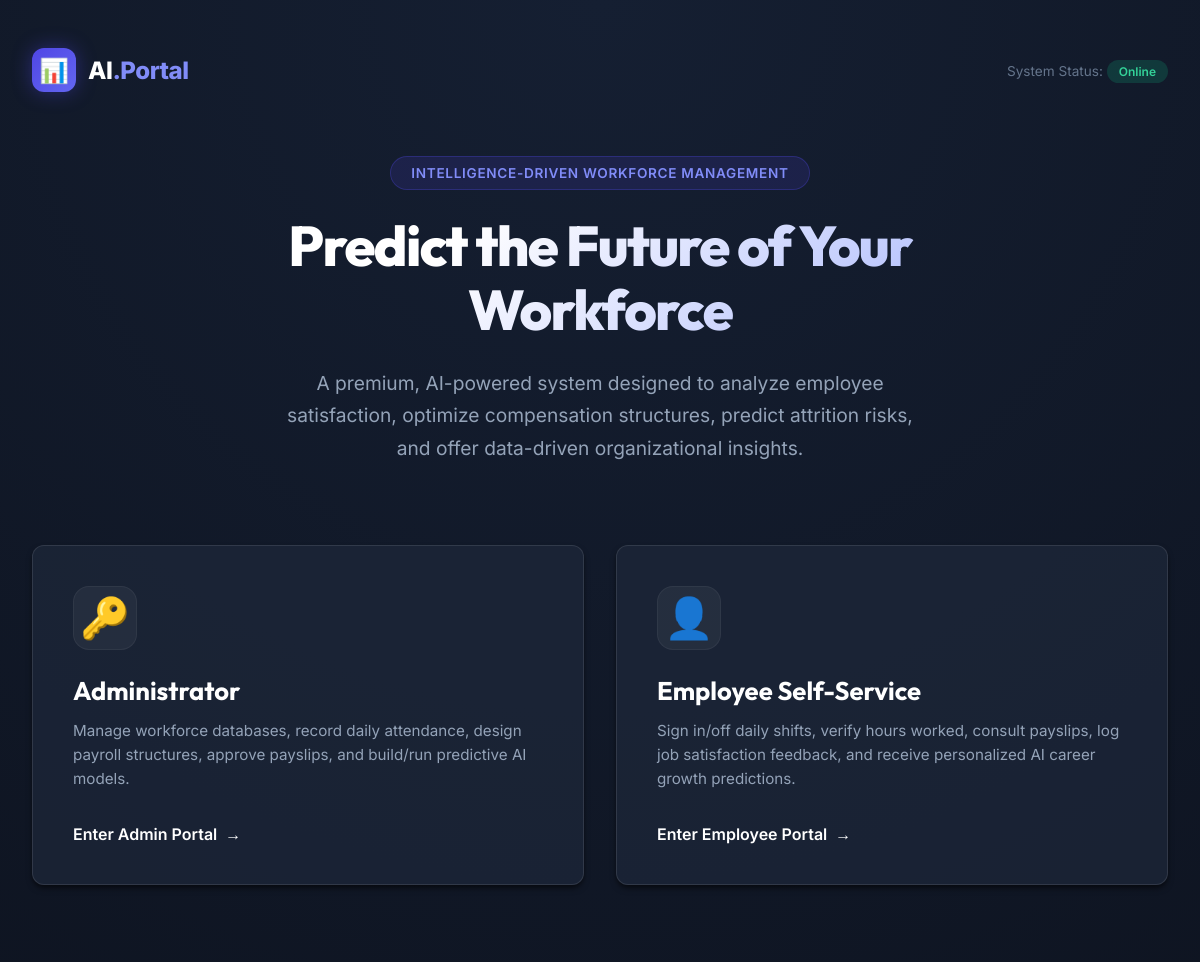
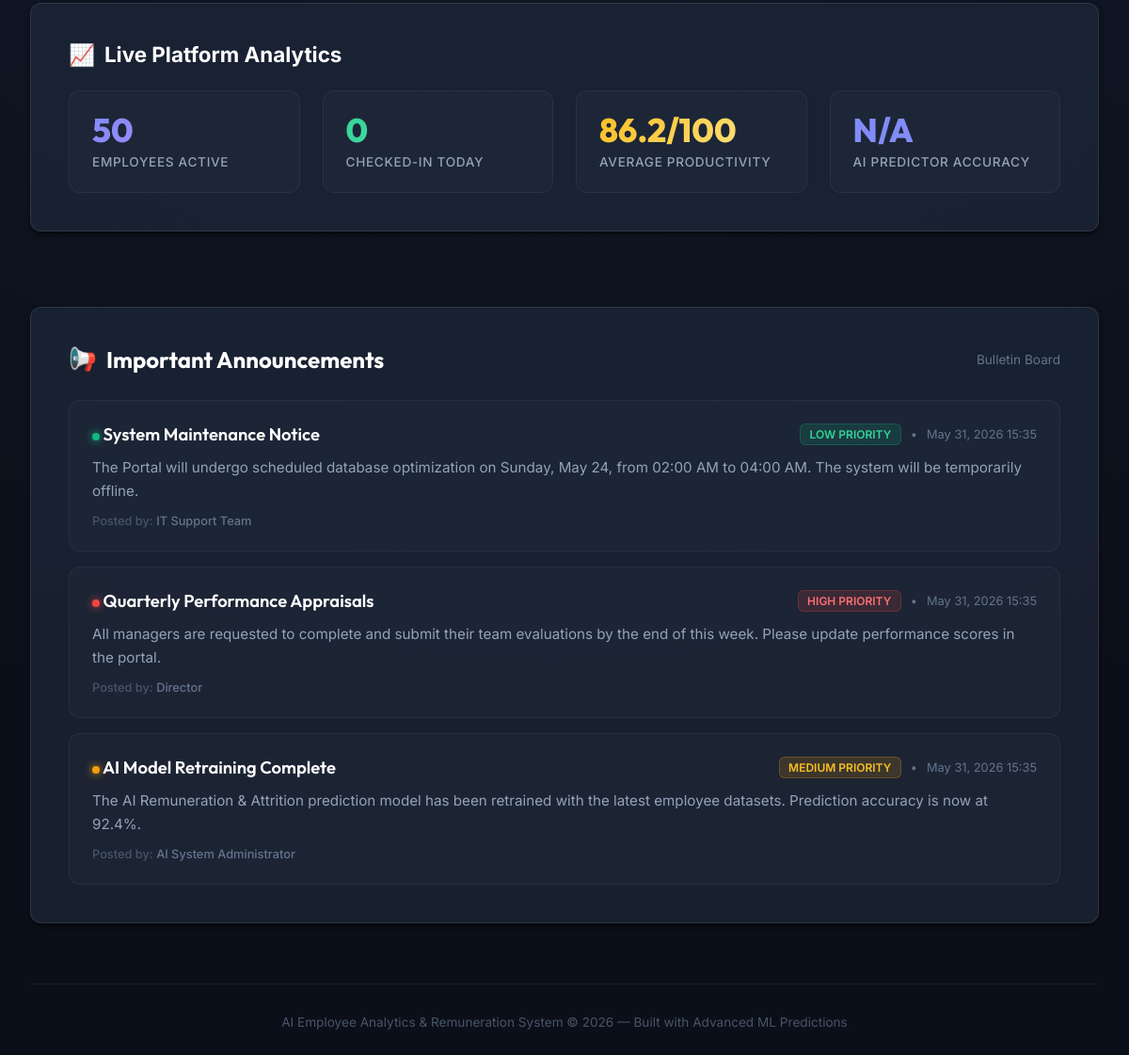
The page / on the database its author committed (2 pictures, top to bottom).
### tables this page shows
CREATE TABLE IF NOT EXISTS announcements (
    id INT AUTO_INCREMENT PRIMARY KEY,
    title VARCHAR(255) NOT NULL,
    content TEXT NOT NULL,
    priority ENUM('low', 'medium', 'high') DEFAULT 'medium',
    created_at TIMESTAMP DEFAULT CURRENT_TIMESTAMP,
    author VARCHAR(100) DEFAULT 'Administration'
);

### index.php (the view, shortened to what this page needs)
<?php
require 'php/db.php';
$totalEmployees = 0;
$activeToday = 0;
$avgProductivity = 0.0;
$modelAccuracy = 'N/A';
try {
    $totalEmployees = $pdo->query("SELECT COUNT(*) FROM employees")->fetchColumn();
    $activeToday = $pdo->query("SELECT COUNT(DISTINCT employee_id) FROM attendance_daily WHERE date = CURDATE() AND status = 'present'")->fetchColumn();
    $avgProductivityVal = $pdo->query("SELECT AVG(productivity_score) FROM performance")->fetchColumn();
    if ($avgProductivityVal !== null) {
        $avgProductivity = round($avgProductivityVal, 1);
    }
} catch (PDOException $e) {
}
$announcements = [];
try {
    $stmt = $pdo->query("SELECT * FROM announcements ORDER BY created_at DESC LIMIT 5");
    $announcements = $stmt->fetchAll();
} catch (PDOException $e) {
}
?>
<!DOCTYPE html>
<html lang="en">
<head>
    <link rel="stylesheet" href="css/style.css">
</head>
<body class="animate-fade-in">
    <div class="landing-wrapper">
        <header class="landing-header">
            <a href="index.php" class="logo-wrap">
                <div class="logo-icon">📊</div>
                <div class="logo-text">AI<span>.Portal</span></div>
            </a>
            <div class="header-status">
                <span style="font-size: 0.85rem; color: #64748B;">System Status: <span class="badge badge-success">Online</span></span>
            </div>
        </header>
        <section class="hero-section">
            <span class="badge-pill">Intelligence-Driven Workforce Management</span>
            <h1 class="hero-title">Predict the Future of Your Workforce</h1>
            <p class="hero-subtitle">
                A premium, AI-powered system designed to analyze employee satisfaction, optimize compensation structures, predict attrition risks, and offer data-driven organizational insights.
            </p>
        </section>
        <section class="portals-grid">
            <div class="portal-card glass-panel" onclick="location.href='auth/admin_login.php'">
                <div>
                    <div class="portal-icon">🔑</div>
                    <h2 class="portal-title">Administrator</h2>
                    <p class="portal-desc">
                        Manage workforce databases, record daily attendance, design payroll structures, approve payslips, and build/run predictive AI models.
                    </p>
                </div>
                <a href="auth/admin_login.php" class="portal-action-btn">
                    Enter Admin Portal <span class="arrow-icon">&rarr;</span>
                </a>
            </div>
            <div class="portal-card glass-panel" onclick="location.href='auth/employee_login.php'">
                <div>
                    <div class="portal-icon">👤</div>
                    <h2 class="portal-title">Employee Self-Service</h2>
                    <p class="portal-desc">
                        Sign in/off daily shifts, verify hours worked, consult payslips, log job satisfaction feedback, and receive personalized AI career growth predictions.
                    </p>
                </div>
                <a href="auth/employee_login.php" class="portal-action-btn">
                    Enter Employee Portal <span class="arrow-icon">&rarr;</span>
                </a>
            </div>
        </section>
        <section class="stats-dashboard glass-panel animate-fade-in delay-1">
            <div class="stats-title-main">
                <span>📈</span> Live Platform Analytics
            </div>
            <div class="stats-grid">
                <div class="stat-box">
                    <div class="stat-num gradient-text-1"><?= $totalEmployees ?></div>
                    <div class="stat-lbl">Employees Active</div>
                </div>
                <div class="stat-box">
                    <div class="stat-num gradient-text-2"><?= $activeToday ?></div>
                    <div class="stat-lbl">Checked-in Today</div>
                </div>
                <div class="stat-box">
                    <div class="stat-num gradient-text-3"><?= $avgProductivity ?>/100</div>
                    <div class="stat-lbl">Average Productivity</div>
                </div>
                <div class="stat-box">
                    <div class="stat-num" style="color: #818CF8;"><?= $modelAccuracy ?></div>
                    <div class="stat-lbl">AI Predictor Accuracy</div>
                </div>
            </div>
        </section>
        <section class="bulletin-panel glass-panel animate-fade-in delay-2">
            <div class="bulletin-header">
                <h2 class="bulletin-title">
                    <span>📢</span> Important Announcements
                </h2>
                <span style="font-size: 0.85rem; color: #64748B;">Bulletin Board</span>
            </div>
            <div class="announcements-list">
                <?php if (!empty($announcements)): ?>
                    <?php foreach ($announcements as $ann): ?>
                        <div class="announcement-item">
                            <div class="announcement-top">
                                <h3 class="announcement-title">
                                    <span class="priority-dot <?= htmlspecialchars($ann['priority']) ?>"></span>
                                    <?= htmlspecialchars($ann['title']) ?>
                                </h3>
                                <div class="announcement-meta">
                                    <span class="announcement-badge <?= htmlspecialchars($ann['priority']) ?>"><?= htmlspecialchars($ann['priority']) ?> Priority</span>
                                    <span>&bull;</span>
                                    <span><?= date('M d, Y H:i', strtotime($ann['created_at'])) ?></span>
                                </div>
                            </div>
                            <p class="announcement-content">
                                <?= nl2br(htmlspecialchars($ann['content'])) ?>
                            </p>
                            <div style="margin-top: 0.75rem; font-size: 0.8rem; color: #475569; font-weight: 500;">
                                Posted by: <span style="color: #64748B;"><?= htmlspecialchars($ann['author']) ?></span>
                            </div>
                        </div>
                    <?php endforeach; ?>
                <?php else: ?>
                    <div class="empty-bulletin">
                        No active announcements found at the moment.
                    </div>
                <?php endif; ?>
            </div>
        </section>
        <footer class="landing-footer">
            <p>AI Employee Analytics &amp; Remuneration System &copy; <?= date('Y') ?> &mdash; Built with Advanced ML Predictions</p>
        </footer>
    </div>
</body>
</html>

### css/style.css (style rules this page uses)
:root { --primary: #4F46E5; --primary-hover: #4338CA; --secondary: #10B981; --background: #0F172A; --surface: #1E293B; --surface-light: #334155; --text-main: #F8FAFC; --text-muted: #94A3B8; --danger: #EF4444; --warning: #F59E0B; --border: rgba(255, 255, 255, 0.1); --glass: rgba(30, 41, 59, 0.7); --shadow: 0 4px 6px -1px rgba(0, 0, 0, 0.5), 0 2px 4px -1px rgba(0, 0, 0, 0.3); }
* { margin: 0; padding: 0; box-sizing: border-box; font-family: 'Inter', sans-serif; }
body { background-color: var(--background); color: var(--text-main); min-height: 100vh; display: flex; flex-direction: column; }
.glass-panel { background: var(--glass); backdrop-filter: blur(12px); -webkit-backdrop-filter: blur(12px); border: 1px solid var(--border); border-radius: 12px; box-shadow: var(--shadow); }
header { display: flex; justify-content: space-between; align-items: center; margin-bottom: 2rem; }
.badge { padding: 0.25rem 0.75rem; border-radius: 9999px; font-size: 0.75rem; font-weight: 600; }
.badge-success { background: rgba(16, 185, 129, 0.2); color: #34D399; }
.animate-fade-in { animation: fadeIn 0.4s ease forwards; }
.delay-1 { animation-delay: 0.1s; }
.delay-2 { animation-delay: 0.2s; }

### rows shown on the page
announcements: title "System Maintenance Notice", priority "LOW", created_at "May 31, 2026 15:35", content "The Portal will undergo scheduled database optimization on Sunday, May 24, from 02:00 AM to 04:00 AM. The system will be temporarily offline.", author "IT Support Team"
announcements: title "Quarterly Performance Appraisals", priority "HIGH", created_at "May 31, 2026 15:35", content "All managers are requested to complete and submit their team evaluations by the end of this week. Please update performance scores in the portal.", author "Director"
announcements: title "AI Model Retraining Complete", priority "MEDIUM", created_at "May 31, 2026 15:35", content "The AI Remuneration & Attrition prediction model has been retrained with the latest employee datasets. Prediction accuracy is now at 92.4%.", author "AI System Administrator"

### other values the page prints
$totalEmployees "50"
$activeToday "0"
$avgProductivity "86.2"
$modelAccuracy "N/A"
